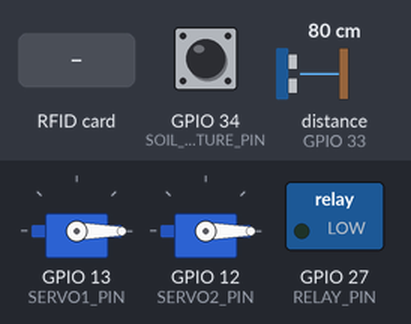
This sketch was run on a simulated ESP32. Shown: 2 × servo, switched loads named in the sketch (green lamp = pin HIGH). Wiring (inferred from the names in the program): ultrasonic range finder: trigger GPIO 32; echo GPIO 33; IR receiver: data GPIO 4. Inputs (shaded band) come from the test bench; at power-on: GPIO 34 (SOIL_MOISTURE_PIN) HIGH, distance to the obstacle (sensor on GPIO 33) 80 cm. The echo pulse lasts 58.3 µs per cm; WiFi joins after 1.5 s; servers stay silent unless stated; the local clock reads 2024-03-15 10:24:30 at power-on unless the sketch sets it; pins used as bus, display or sensor lines are not drawn; what the sketch prints to the serial monitor is not drawn.

Above: at 2.9 s.
3.0 s: RFID card 5B 2B 3A 03 held to the reader
At 4.6 s:
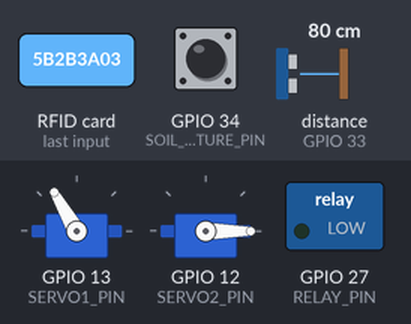
Timing chart, 0 to 24.6 s (numbered marks = the images above; inputs shaded):
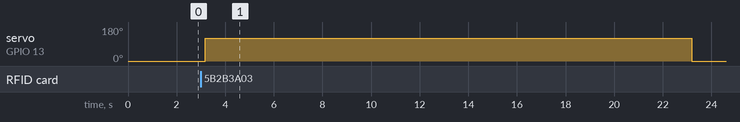

Measured:
- after the input at 3.0 s, servo on GPIO 13 (SERVO1_PIN): 0° → 120° after 0.18 s, → 0° 20.0 s later

The sketch:

Pet_Feeder_System.ino
```cpp
#include <WiFi.h>
#include <FirebaseESP32.h>
#include <SPI.h>
#include <MFRC522.h>
#include <time.h>
#include <ESP32Servo.h>

// -----------------------------------------------------------------------------
// WiFi & Firebase Credentials  (Replace with your own values before uploading)
// -----------------------------------------------------------------------------
#define WIFI_SSID "YOUR_WIFI_SSID"
#define WIFI_PASSWORD "YOUR_WIFI_PASSWORD"
#define API_KEY "YOUR_FIREBASE_API_KEY"
#define DATABASE_URL "YOUR_DATABASE_URL"

// -----------------------------------------------------------------------------
// Pin Definitions (ESP32 DevKit V1)
// -----------------------------------------------------------------------------
#define SS_PIN 5              // RFID SS
#define RST_PIN 22            // RFID RST

// Servos
#define SERVO1_PIN 13         // Servo for RFID access
#define SERVO2_PIN 12         // Servo for scheduled feeding

// Relay & sensors
#define RELAY_PIN 27          // Water pump relay
#define SOIL_MOISTURE_PIN 34  // Soil moisture sensor
#define TRIG_PIN 32           // Ultrasonic trigger
#define ECHO_PIN 33           // Ultrasonic echo
#define IR_PIN 4              // IR sensor

// -----------------------------------------------------------------------------
// Objects
// -----------------------------------------------------------------------------
MFRC522 mfrc522(SS_PIN, RST_PIN);
Servo servo1;
Servo servo2;

FirebaseData fbdo;
FirebaseAuth auth;
FirebaseConfig config;

// -----------------------------------------------------------------------------
// Feeding Schedule
// -----------------------------------------------------------------------------
bool feedingSchedule[3] = {false, false, false};  // 7AM, 12PM, 7PM
int lastHour = -1;

#define FOOD_LOW_THRESHOLD 15     // Ultrasonic threshold (cm)

// Time (GMT +5:30)
const long gmtOffset_sec = 19800;
const int daylightOffset_sec = 0;

// -----------------------------------------------------------------------------
// Firebase Debug Helpers
// -----------------------------------------------------------------------------
void debugSetFloat(const char* path, float val) {
  Firebase.setFloat(fbdo, path, val);
}

void debugSetInt(const char* path, int val) {
  Firebase.setInt(fbdo, path, val);
}

void debugSetString(const char* path, const String &val) {
  Firebase.setString(fbdo, path, val);
}

// -----------------------------------------------------------------------------
// Setup
// -----------------------------------------------------------------------------
void setup() {
  Serial.begin(115200);
  Serial.println("\n=== ESP32 Pet Feeder System ===");

  // Pin setup
  pinMode(RELAY_PIN, OUTPUT);
  pinMode(TRIG_PIN, OUTPUT);
  pinMode(ECHO_PIN, INPUT);
  pinMode(IR_PIN, INPUT);

  digitalWrite(RELAY_PIN, LOW);

  // Servos
  servo1.attach(SERVO1_PIN);
  servo2.attach(SERVO2_PIN);
  servo1.write(0);
  servo2.write(0);

  // WiFi
  WiFi.begin(WIFI_SSID, WIFI_PASSWORD);
  Serial.print("Connecting to WiFi");

  unsigned long start = millis();
  while (WiFi.status() != WL_CONNECTED && millis() - start < 20000) {
    Serial.print(".");
    delay(300);
  }

  if (WiFi.status() == WL_CONNECTED) {
    Serial.println("\nConnected to WiFi");
  } else {
    Serial.println("\nWiFi connection failed");
  }

  // Firebase
  config.api_key = API_KEY;
  config.database_url = DATABASE_URL;
  Firebase.signUp(&config, &auth, "", "");
  Firebase.begin(&config, &auth);
  Firebase.reconnectWiFi(true);

  debugSetInt("/petFeeder/status", 1);

  // NTP Time
  configTime(gmtOffset_sec, daylightOffset_sec, "pool.ntp.org");

  // RFID
  SPI.begin();
  mfrc522.PCD_Init();

  Serial.println("Setup complete.\n");
}

// -----------------------------------------------------------------------------
// Utility: Get Current Timestamp
// -----------------------------------------------------------------------------
String getTimeNow() {
  struct tm timeinfo;
  if (!getLocalTime(&timeinfo)) return "00:00:00";
  char buf[20];
  strftime(buf, sizeof(buf), "%Y-%m-%d %H:%M:%S", &timeinfo);
  return String(buf);
}

// -----------------------------------------------------------------------------
// Ultrasonic Distance Measurement
// -----------------------------------------------------------------------------
long measureDistance() {
  digitalWrite(TRIG_PIN, LOW);
  delayMicroseconds(5);
  digitalWrite(TRIG_PIN, HIGH);
  delayMicroseconds(10);
  digitalWrite(TRIG_PIN, LOW);

  long duration = pulseIn(ECHO_PIN, HIGH, 30000);
  if (duration == 0) return -1;
  return duration * 0.034 / 2;
}

// -----------------------------------------------------------------------------
// Servo Control (RFID)
// -----------------------------------------------------------------------------
void openServo1() {
  Serial.println("Authorized: Opening Servo 1");
  servo1.write(120);
  delay(20000);
  servo1.write(0);

  debugSetString("/petFeeder/lastAccess", getTimeNow());
}

// -----------------------------------------------------------------------------
// Servo Control (Scheduled Feeding)
// -----------------------------------------------------------------------------
void feedPet() {
  Serial.println("Scheduled Feeding: Opening Servo 2");
  servo2.write(90);
  delay(3000);
  servo2.write(0);

  debugSetString("/petFeeder/lastFeed", getTimeNow());
}

// -----------------------------------------------------------------------------
// Feeding Schedule Logic (7AM/12PM/7PM)
// -----------------------------------------------------------------------------
void checkScheduledFeeding() {
  struct tm timeinfo;
  if (!getLocalTime(&timeinfo)) return;

  int hour = timeinfo.tm_hour;

  // Reset schedule at midnight
  if (hour == 0 && lastHour != 0) {
    feedingSchedule[0] = feedingSchedule[1] = feedingSchedule[2] = false;
    Serial.println("Daily feeding schedule reset.");
  }

  int irVal = digitalRead(IR_PIN);
  bool foodPresent = (irVal == 0);

  debugSetInt("/petFeeder/irSensor", irVal);
  debugSetInt("/petFeeder/foodPresent", foodPresent ? 1 : 0);

  if (hour == 7 && !feedingSchedule[0] && lastHour != 7) {
    feedingSchedule[0] = true;
    foodPresent ? debugSetString("/petFeeder/7am", "Skipped - Food present")
                : (feedPet(), debugSetString("/petFeeder/7am", "Fed"));
  }

  if (hour == 12 && !feedingSchedule[1] && lastHour != 12) {
    feedingSchedule[1] = true;
    foodPresent ? debugSetString("/petFeeder/12pm", "Skipped - Food present")
                : (feedPet(), debugSetString("/petFeeder/12pm", "Fed"));
  }

  if (hour == 19 && !feedingSchedule[2] && lastHour != 19) {
    feedingSchedule[2] = true;
    foodPresent ? debugSetString("/petFeeder/7pm", "Skipped - Food present")
                : (feedPet(), debugSetString("/petFeeder/7pm", "Fed"));
  }

  lastHour = hour;
}

// -----------------------------------------------------------------------------
// Main Loop
// -----------------------------------------------------------------------------
void loop() {
  static unsigned long lastCheck = 0;

  if (!Firebase.ready()) {
    delay(1000);
    return;
  }

  // ---------------------------------------------------------------------------
  // RFID Card Reading
  // ---------------------------------------------------------------------------
  if (mfrc522.PICC_IsNewCardPresent() && mfrc522.PICC_ReadCardSerial()) {

    char uidStr[20];
    for (byte i = 0; i < mfrc522.uid.size; i++) {
      sprintf(uidStr + (i * 3), "%02X:", mfrc522.uid.uidByte[i]);
    }
    uidStr[(mfrc522.uid.size * 3) - 1] = '\0';
    String uid = uidStr;

    Serial.println("RFID Detected: " + uid);

    // Authorized IDs
    if (uid.equals("5B:2B:3A:03") || uid.equals("93:29:C1:01")) {
      openServo1();
      debugSetString("/petFeeder/accessStatus", "Authorized");
      debugSetString("/petFeeder/lastUID", uid);
    } else {
      Serial.println("Unauthorized UID");
      debugSetString("/petFeeder/accessStatus", "Unauthorized");
      debugSetString("/petFeeder/unauthorizedUID", uid);
    }

    mfrc522.PICC_HaltA();
  }

  // ---------------------------------------------------------------------------
  // Main 2-second Routine
  // ---------------------------------------------------------------------------
  if (millis() - lastCheck >= 2000) {
    lastCheck = millis();

    // Soil moisture
    int soilValue = digitalRead(SOIL_MOISTURE_PIN);
    bool soilDry = (soilValue == LOW);

    debugSetInt("/petFeeder/soilMoisture", soilValue);

    if (soilDry) {
      digitalWrite(RELAY_PIN, HIGH);
      debugSetString("/petFeeder/soilStatus", "Dry - Watering");
      debugSetInt("/petFeeder/pumpStatus", 1);
    } else {
      digitalWrite(RELAY_PIN, LOW);
      debugSetString("/petFeeder/soilStatus", "Wet - Pump Off");
      debugSetInt("/petFeeder/pumpStatus", 0);
    }

    // Food level (ultrasonic)
    long dist = measureDistance();
    if (dist > 0) {
      debugSetInt("/petFeeder/foodDistance", dist);
      (dist > FOOD_LOW_THRESHOLD)
          ? debugSetString("/petFeeder/foodAlert", "Food level low")
          : debugSetString("/petFeeder/foodAlert", "OK");
    } else {
      debugSetString("/petFeeder/foodAlert", "Sensor Error");
    }

    checkScheduledFeeding();
  }

  delay(80);
}
```
